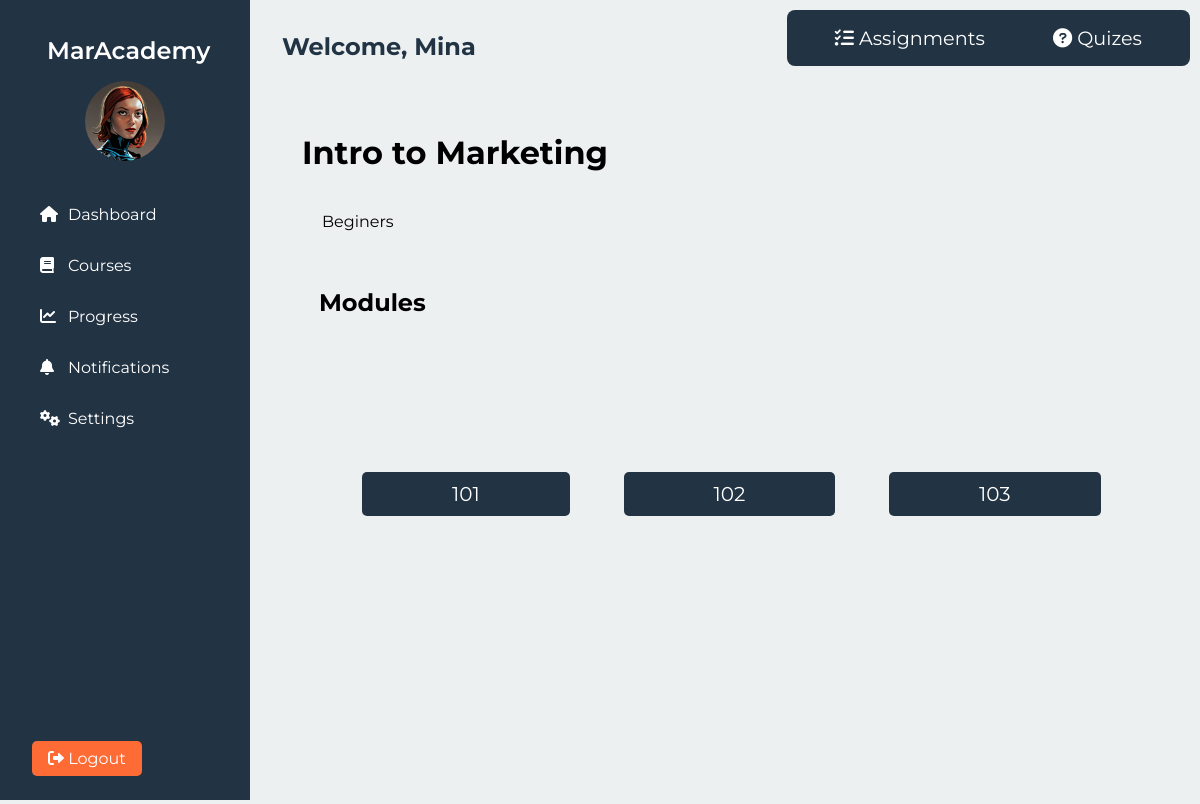
/detail/6/ (signed in), run on an earlier commit of the app's database.
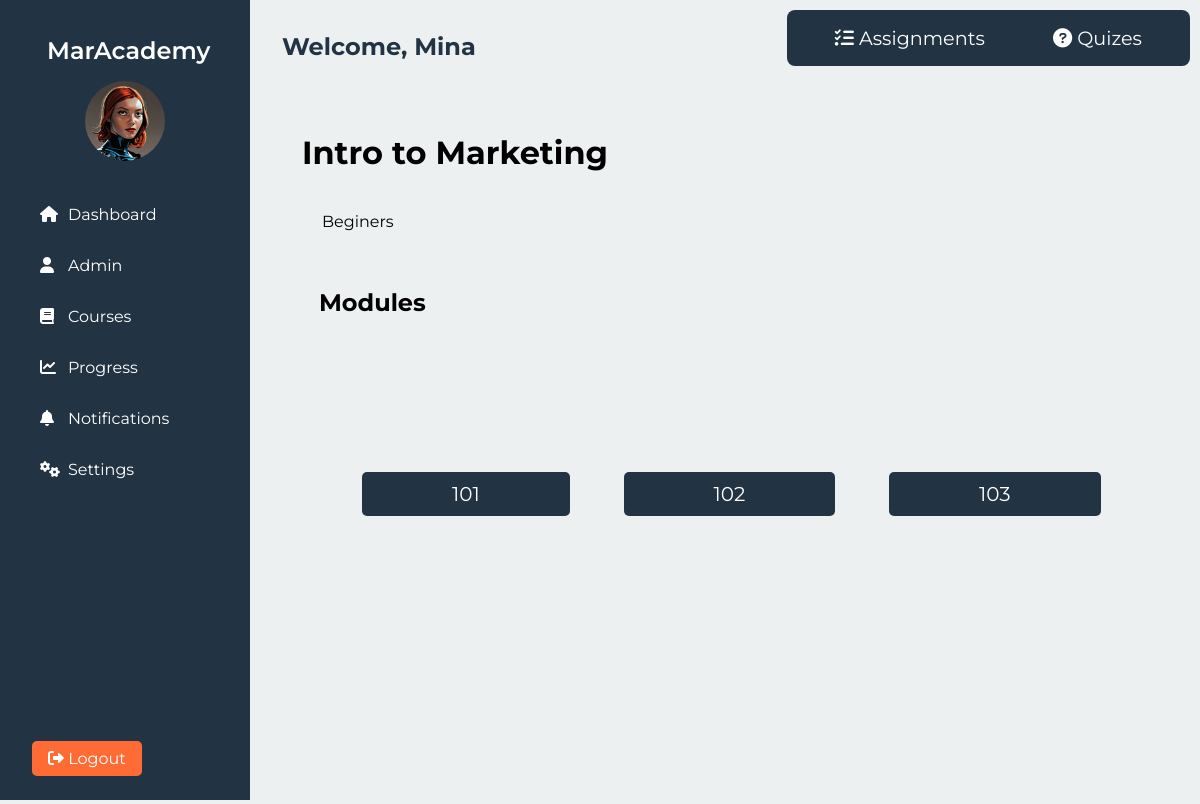
And on a later commit of the database.
### ourusers/models.py (models this page shows, shortened)
class CustomUser(AbstractUser):
    is_student = models.BooleanField(default=True)
    is_instructor = models.BooleanField(default=False)
    profile_picture = models.ImageField(upload_to='profile_pictures/', blank=True, null=True)

### courses/models.py (models this page shows, shortened)
class Course(models.Model):
    title = models.CharField(max_length=100)
    instructor = models.ForeignKey(User, on_delete=models.CASCADE, blank=True, null=True)
    description = models.TextField()
    image = models.ImageField(upload_to='course_images/', max_length=500, blank=True, null=True)
    enrolled_users = models.ManyToManyField(User, related_name='enrolled_courses', blank=True)
    created_at = models.DateTimeField(auto_now_add=True)
    updated_at = models.DateTimeField(auto_now=True)

class Module(models.Model):
    title = models.CharField(max_length=100)
    description = models.TextField()
    image = models.ImageField(upload_to='course_images/', max_length=500, blank=True, null=True)
    course = models.ForeignKey(Course,  related_name='modules', on_delete=models.CASCADE)
    created_at = models.DateTimeField(auto_now_add=True)
    updated_at = models.DateTimeField(auto_now=True)

### courses/views.py (the view)
# urls.py: path('detail/<int:pk>/', course_detail, name='course_detail'),  # Added trailing slash
@login_required
def course_detail(request, pk):
    course = Course.objects.get(pk=pk)
    return render(request, 'courses/course_details.html', {'course': course})

### courses/templates/courses/course_details.html (shortened to what this page needs)
{% extends 'ourusers/base.html' %} {% block content %}
<div class="dashboard-main">
  <h1>{{ course.title }}</h1>
  <p class="course-description">{{ course.description }}</p>
  <h2>Modules</h2>
  <ul class="module-list">
    {% for module in course.modules.all %}
    <li class="module-item">
      <a href="{% url 'courses:module_details' module.pk %}">
        <span>{{ module.title }}</span>
      </a>
    </li>
    {% empty %}
    <li>No modules available</li>
    {% endfor %}
  </ul>
</div>
<nav class="nav">
  <div class="nav-links">
    <a href="{% url 'assignments' course.id %}"><i class="fas fa-tasks"></i> Assignments</a>
    <a href="#"><i class="fas fa-question-circle"></i> Quizes</a>
  </div>
</nav>
{% endblock %}

### ourusers/templates/ourusers/base.html (shortened to what this page needs)
{% load static %}
<!DOCTYPE html>
<html lang="en">
  <head>
    <link
      rel="stylesheet"
      href="https://cdnjs.cloudflare.com/ajax/libs/font-awesome/6.0.0-beta3/css/all.min.css"
    />
    <link rel="stylesheet" href="{% static 'css/base.css' %}" />
  </head>
  <body>
    <div class="dashboard-container">
      <aside class="sidebar" id="sidebar">
        <div class="sidebar-header">
          <h2>MarAcademy</h2>
          {% if user.profile_picture %}
          <img
            src="{{ user.profile_picture.url }}"
            alt="{{ user.get_username }}'s profile picture"
            class="user-avatar"
          />
          {% else %}
          <img
            src="{% static 'images/default.webp' %}"
            alt="Default profile picture"
            class="user-avatar"
          />
          {% endif %}
        </div>
        <nav class="sidebar-nav">
          <ul>
            <li
              class="{% if request.resolver_match.url_name == 'dashboard' %}active{% endif %}"
            >
              <a href="{% url 'dashboard' %}"
                ><i class="fas fa-home"></i> Dashboard</a
              >
            </li>
            {% if request.user.is_instructor %}
            <li
              class="{% if request.resolver_match.url_name == 'course_list' %}active{% endif %}"
            >
              <a href="{% url 'courses:course_list' %}"
                ><i class="fas fa-user"></i> Admin</a
              >
            </li>
            {% endif %}
            <li
              class="{% if request.resolver_match.url_name == 'courses' %}active{% endif %}"
            >
              <a href="{% url 'courses:courses' %}"
                ><i class="fas fa-book"></i> Courses</a
              >
            </li>
            <li
              class="{% if request.resolver_match.url_name == 'progress' %}active{% endif %}"
            >
              <a href="{% url 'progress' %}"
                ><i class="fas fa-chart-line"></i> Progress</a
              >
            </li>
            <li
              class="{% if request.resolver_match.url_name == 'notifications' %}active{% endif %}"
            >
              <a href="#"><i class="fas fa-bell"></i> Notifications</a>
            </li>
            <li
              class="{% if request.resolver_match.url_name == 'settings' %}active{% endif %}"
            >
              <a href="#"><i class="fas fa-cogs"></i> Settings</a>
            </li>
          </ul>
        </nav>
        <div class="sidebar-footer">
          <a href="{% url 'logout' %}" class="logout-btn"
            ><i class="fas fa-sign-out-alt"></i> Logout</a
          >
        </div>
      </aside>
      <main class="main-content">
        <header class="main-header">
          <h1>Welcome, {{ user.get_username }}</h1>
        </header>
        {% block content %}{% endblock %}
      </main>
    </div>
  </body>
</html>

### ourusers/static/css/base.css (style rules this page uses)
:root { --dark-blue: #223344; --orange: #ff6b35; --black: #000000; --white: #ffffff; --background-color: #ecf0f1; }
* { margin: 0; padding: 0; box-sizing: border-box; list-style: none; text-decoration: none; box-sizing: border-box; }
body { font-family: "Montserrat", sans-serif; background-color: var(--background-color); color: var(--black); }
.dashboard-container { display: flex; min-height: 100vh; }
.sidebar { width: 250px; background-color: var(--dark-blue); color: var(--white); height: 100vh; position: fixed; left: 0; top: 0; overflow-y: auto; padding: 2rem; display: flex; flex-direction: column; transition: transform 0.3s ease; }
.sidebar-header { text-align: center; margin-bottom: 2rem; }
.sidebar-header h2 { font-size: 1.5rem; font-weight: 600; margin-bottom: 1rem; }
.user-avatar { width: 80px; height: 80px; border-radius: 50%; object-fit: cover; }
.sidebar-nav ul { list-style-type: none; }
.sidebar-nav li { margin-bottom: 1rem; }
.logout-btn { background-color: var(--orange); color: var(--white); border-radius: 5px; padding: 0.5rem 1rem; border: none; font-size: 1rem; cursor: pointer; transition: background-color 0.3s ease; text-decoration: none; }
.sidebar-nav a { color: var(--white); text-decoration: none; display: flex; align-items: center; padding: 0.5rem; border-radius: 5px; transition: background-color 0.3s ease; }
.sidebar-nav i { margin-right: 0.5rem; width: 20px; }
.sidebar-footer { margin-top: auto; }
.main-content { flex-grow: 1; margin-left: 250px; padding: 2rem; overflow-y: auto; min-height: 100vh; }
.main-header { display: flex; justify-content: space-between; align-items: center; margin-bottom: 2rem; }
.main-header h1 { font-size: 1.5rem; color: var(--dark-blue); }
.course-description { color: var(--black); margin-bottom: 0.3rem; flex-grow: 1; }
.dashboard-main { min-height: 90vh; max-width: 900px; margin: 0 auto; padding: 40px 20px; }
.course-description { width : 100%; margin: 0 auto; padding: 40px 20px; }
.dashboard-main h2 { font-size: 24px; }
.module-list { width : 100%; margin: 0 auto; display: flex; align-items: center; justify-content:space-evenly; flex-wrap: wrap; list-style: none; min-height: 40vh; }
.module-list a { text-decoration: none; font-size: 20px; padding: 10px 90px; margin: 3%; background-color: var(--dark-blue); color: var(--white); border-radius: 5px; transition: 0.3s ease; }
.module-container h1, p, h2 { width: 100%; margin: 2%; height: auto; }
.nav { display: flex; padding: 1rem; top: 0; right: 0; position: fixed; background-color: var(--dark-blue) ; z-index: 1; margin: 10px; border-radius: 8px; }
.nav a { margin: 0 2rem; text-decoration: none; color: var(--white); font-size: 1.2rem; z-index: 5000; }

What changed in the data, as far as the page shows it:
changed CustomUser "Mina": is_instructor False → True (drawn)
Also different on the page:
text now shown: "Admin"
